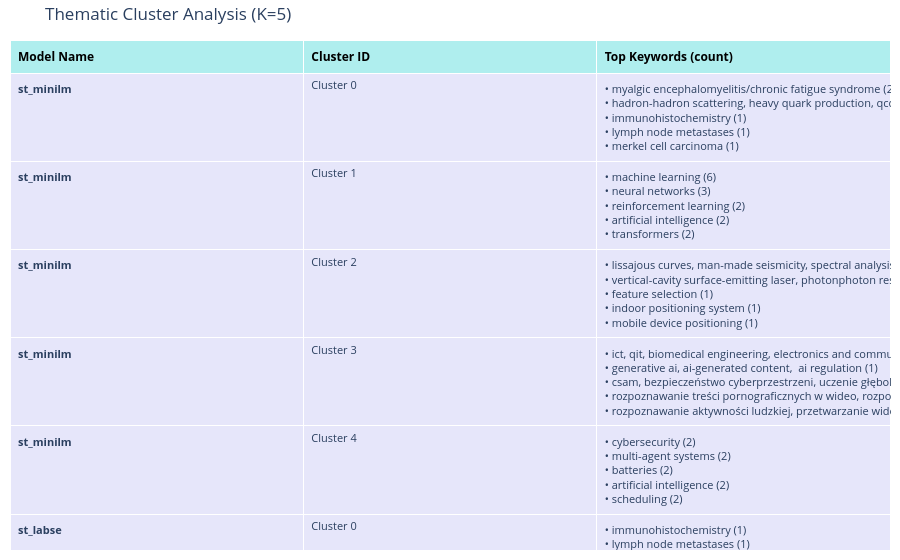

Notebook source saved alongside this figure:
### Markdown cell above
## Test 5: Semantic Cluster Validation
We check the most frequent keywords in each cluster to see if the groups make "thematic sense". We will investigate different clusters numbers (3, 5, 8, 10)

### Code cell
def generate_keywords_table(models_to_test, embeddings_dict, articles, k=3, top_n=5):
    data = []

    for model_name in models_to_test:
        if model_name not in embeddings_dict:
            continue
            
        emb = embeddings_dict[model_name]
        labels = KMeans(n_clusters=k, n_init='auto', random_state=42).fit_predict(emb)
        
        for cluster_id in range(k):
            cluster_kws = []
            for i, label in enumerate(labels):
                if label == cluster_id:
                    kws = articles[i].keywords
                    cluster_kws.extend(kws if isinstance(kws, list) else kws.split(','))
            
            common = Counter([kw.strip().lower() for kw in cluster_kws]).most_common(top_n)
            keywords_formatted = "<br>".join([f"• {k} ({c})" for k, c in common])
            
            data.append({
                "Model": f"<b>{model_name}</b>",
                "Cluster": f"Cluster {cluster_id}",
                "Top Keywords": keywords_formatted
            })

    df = pd.DataFrame(data)

    fig = go.Figure(data=[go.Table(
        header=dict(
            values=['<b>Model Name</b>', '<b>Cluster ID</b>', '<b>Top Keywords (count)</b>'],
            fill_color='paleturquoise',
            align='left',
            font=dict(size=12, color='black')
        ),
        cells=dict(
            values=[df['Model'], df['Cluster'], df['Top Keywords']],
            fill_color='lavender',
            align='left',
            font=dict(size=11),
            height=30 
        ))
    ])

    fig.update_layout(
        title=f"Thematic Cluster Analysis (K={k})",
        margin=dict(l=10, r=10, t=40, b=10)
    )
    
    fig.show()

generate_keywords_table(models_to_test, embeddings_dict, articles, k=3)

### Figure 1 — Plotly figure (JSON) as saved in the notebook; plotly's stock layout.template omitted (floating-point values rounded to 4 significant figures)
{"data": [{"cells": {"align": "left", "fill": {"color": "lavender"}, "font": {"size": 11}, "height": 30, "values": [["<b>st_minilm</b>", "<b>st_minilm</b>", "<b>st_minilm</b>", "<b>st_minilm</b>", "<b>st_minilm</b>", "<b>st_labse</b>", "<b>st_labse</b>", "<b>st_labse</b>", "<b>st_labse</b>", "<b>st_labse</b>", "<b>fasttext</b>", "<b>fasttext</b>", "<b>fasttext</b>", "<b>fasttext</b>", "<b>fasttext</b>", "<b>glove</b>", "<b>glove</b>", "<b>glove</b>", "<b>glove</b>", "<b>glove</b>"], ["Cluster 0", "Cluster 1", "Cluster 2", "Cluster 3", "Cluster 4", "Cluster 0", "Cluster 1", "Cluster 2", "Cluster 3", "Cluster 4", "Cluster 0", "Cluster 1", "Cluster 2", "Cluster 3", "Cluster 4", "Cluster 0", "Cluster 1", "Cluster 2", "Cluster 3", "Cluster 4"], ["• myalgic encephalomyelitis/chronic fatigue syndrome (2)<br>• hadron-hadron scattering, heavy quark production, qcd (1)<br>• immunohistochemistry (1)<br>• lymph node metastases (1)<br>• merkel cell carcinoma (1)", "• machine learning (6)<br>• neural networks (3)<br>• reinforcement learning (2)<br>• artificial intelligence (2)<br>• transformers (2)", "• lissajous curves, man-made seismicity, spectral analysis, time–frequency analysis, urban seismology (1)<br>• vertical-cavity surface-emitting laser, photonphoton resonance, injection-locking, coupled cavity laser (1)<br>• feature selection (1)<br>• indoor positioning system (1)<br>• mobile device positioning (1)", "• ict, qit, biomedical engineering, electronics and communications engineering, sensors, quantum machine learning, quantum internet, quantum computing, cybersecurity, quantum networks, quantum sensors (3)<br>• generative ai, ai-generated content,  ai regulation (1)<br>• csam, bezpieczeństwo cyberprzestrzeni, uczenie głębokie,\nrozpoznawanie obrazów, detekcja obiektów (1)<br>• rozpoznawanie treści pornograficznych w wideo, rozpoznawanie\naktywności ludzkiej, przetwarzanie wideo, sieci neuronowe (1)<br>• rozpoznawanie aktywności ludzkiej, przetwarzanie wideo, sieci\nneuronowe (1)", "• cybersecurity (2)<br>• multi-agent systems (2)<br>• batteries (2)<br>• artificial intelligence (2)<br>• scheduling (2)", "• immunohistochemistry (1)<br>• lymph node metastases (1)<br>• merkel cell carcinoma (1)<br>• agent systems (1)<br>• agent-based systems (1)", "• machine learning (7)<br>• reinforcement learning (2)<br>• neural networks (2)<br>• transformers (2)<br>• ifs, discrete space (1)", "• ict, qit, biomedical engineering, electronics and communications engineering, sensors, quantum machine learning, quantum internet, quantum computing, cybersecurity, quantum networks, quantum sensors (3)<br>• honeypots (1)<br>• dionaea (1)<br>• malware analysis (1)<br>• cybersecurity (1)", "• artificial intelligence (2)<br>• cad, optimal design, deterministic algorithms, evolutionary algorithms (1)<br>• lasso (1)<br>• linear regression (1)<br>• open data (1)", "• artificial intelligence (2)<br>• cognitive agents (1)<br>• large language models (1)<br>• agile software project management (1)<br>• scaled agile framework (1)", "• intensity modulated radiation therapy (imrt), genetic algorithms, generalized\nequivalent uniform dose (geud), multi-objective optimization, bi-level optimization. (1)<br>• covid-19/complications, fatigue syndrome, chronic, post-acute covid-19 syndrome (1)", "• artificial intelligence (2)<br>• multi-agent systems (2)<br>• hadron-hadron scattering, heavy quark production, qcd (1)<br>• cad, optimal design, deterministic algorithms, evolutionary algorithms (1)<br>• vertical-cavity surface-emitting laser, photonphoton resonance, injection-locking, coupled cavity laser (1)", "• immunohistochemistry (1)<br>• lymph node metastases (1)<br>• merkel cell carcinoma (1)<br>• steganography, covert channels, information hiding, side channels (1)<br>• artificial intelligence (1)", "• csam, bezpieczeństwo cyberprzestrzeni, uczenie głębokie,\nrozpoznawanie obrazów, detekcja obiektów (1)<br>• rozpoznawanie treści pornograficznych w wideo, rozpoznawanie\naktywności ludzkiej, przetwarzanie wideo, sieci neuronowe (1)<br>• rozpoznawanie aktywności ludzkiej, przetwarzanie wideo, sieci\nneuronowe (1)<br>• telekomunikacja światłowodowa, telekomunikacja optyczna, światłowody telekomunikacyjne, fotonika, optoelektronika (1)<br>• technologie satelitarne i kosmiczne, małe satelity, mikrosatelity, standardy smallsat, nasa, esa, polsa, openspace, space 4.0 (1)", "• machine learning (7)<br>• neural networks (3)<br>• ict, qit, biomedical engineering, electronics and communications engineering, sensors, quantum machine learning, quantum internet, quantum computing, cybersecurity, quantum networks, quantum sensors (3)<br>• reinforcement learning (2)<br>• batteries (2)", "• intensity modulated radiation therapy (imrt), genetic algorithms, generalized\nequivalent uniform dose (geud), multi-objective optimization, bi-level optimization. (1)", "• covid-19/complications, fatigue syndrome, chronic, post-acute covid-19 syndrome (1)", "• csam, bezpieczeństwo cyberprzestrzeni, uczenie głębokie,\nrozpoznawanie obrazów, detekcja obiektów (1)<br>• rozpoznawanie treści pornograficznych w wideo, rozpoznawanie\naktywności ludzkiej, przetwarzanie wideo, sieci neuronowe (1)<br>• rozpoznawanie aktywności ludzkiej, przetwarzanie wideo, sieci\nneuronowe (1)<br>• telekomunikacja światłowodowa, telekomunikacja optyczna, światłowody telekomunikacyjne, fotonika, optoelektronika (1)<br>• technologie satelitarne i kosmiczne, małe satelity, mikrosatelity, standardy smallsat, nasa, esa, polsa, openspace, space 4.0 (1)", "• artificial intelligence (3)<br>• cad, optimal design, deterministic algorithms, evolutionary algorithms (1)<br>• immunohistochemistry (1)<br>• lymph node metastases (1)<br>• merkel cell carcinoma (1)", "• machine learning (7)<br>• neural networks (3)<br>• ict, qit, biomedical engineering, electronics and communications engineering, sensors, quantum machine learning, quantum internet, quantum computing, cybersecurity, quantum networks, quantum sensors (3)<br>• cybersecurity (2)<br>• reinforcement learning (2)"]]}, "header": {"align": "left", "fill": {"color": "paleturquoise"}, "font": {"color": "black", "size": 12}, "values": ["<b>Model Name</b>", "<b>Cluster ID</b>", "<b>Top Keywords (count)</b>"]}, "type": "table"}], "layout": {"margin": {"b": 10, "l": 10, "r": 10, "t": 40}, "title": {"text": "Thematic Cluster Analysis (K=5)"}}}
